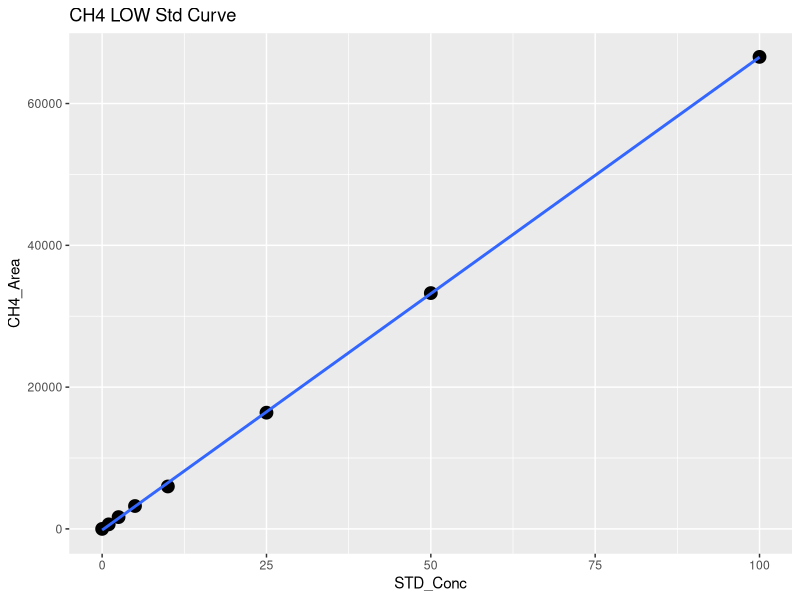
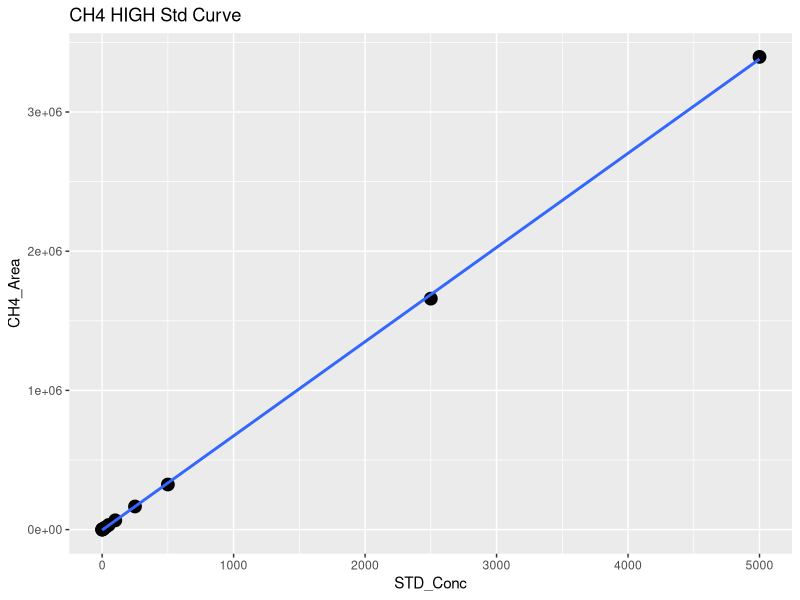
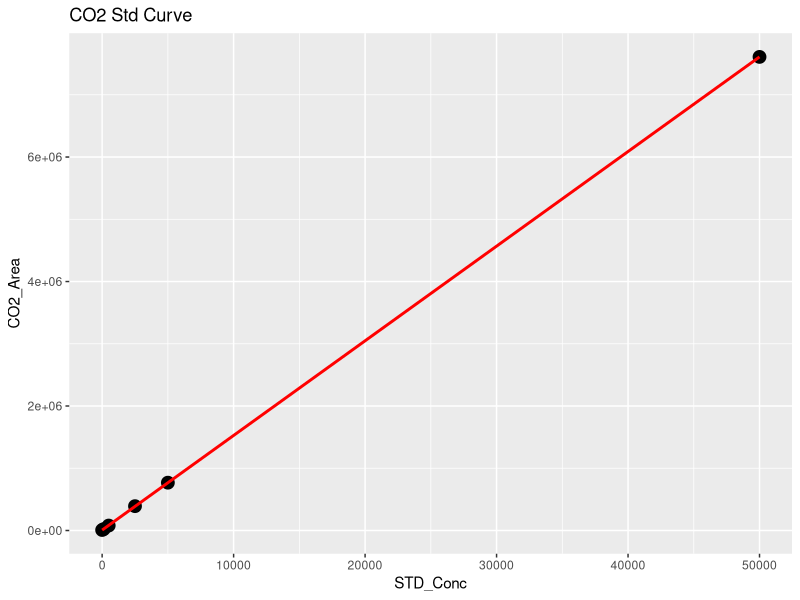
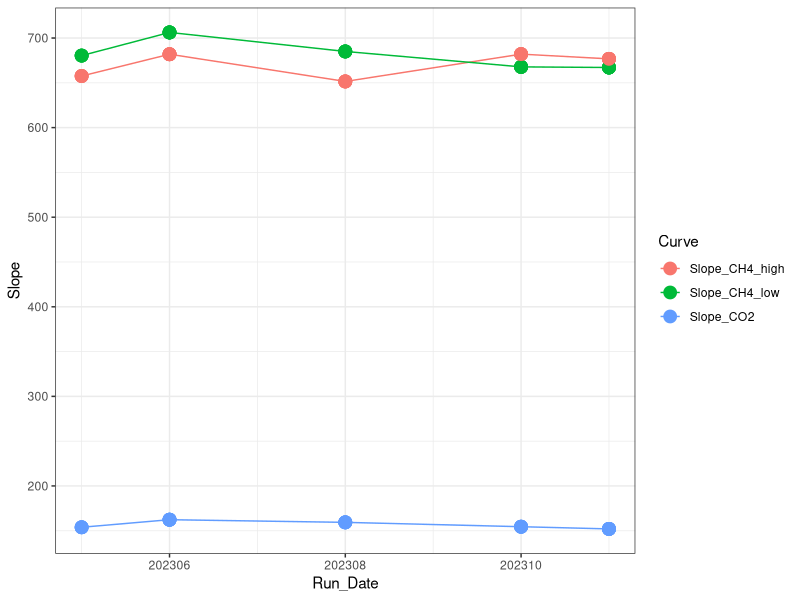

Reproduce these figures in R, in order. (Note: this script raises an error after producing the figures.)
## ---- chunk 1
library(dplyr)
library(ggplot2)
library(ggpubr)
library(stringr)
library(readxl)
library(tidyr)
library(tibble)
## ---- chunk 2

#Read in June Data 
raw <- read.csv("Raw Data/COMPASS_CBSYN_TGW_202311.csv")
head(raw)

#pull out methane standards
stds_ch4 <-  raw %>%  
  filter(str_detect(Sample_Type, "STD_CH4"))
#head(stds_ch4)

#split into high curve and low curve for CH4
stds_ch4_low <- stds_ch4  %>%  
  filter(!STD_Conc > 100)

#Low curve for CH4
CH4_Low <- ggplot(stds_ch4_low, aes(STD_Conc, CH4_Area)) + geom_point(size=4) + 
  geom_smooth(method = "lm", se = FALSE) + labs(title="CH4 LOW Std Curve")
CH4_Low

CH4_Low_lm <- lm(stds_ch4_low$CH4_Area ~ stds_ch4_low$STD_Conc)
summary(CH4_Low_lm)
cf <- coef(CH4_Low_lm)

#create data frame with 1 rows and 0 columns
Slope_CH4_low <- data.frame(matrix(ncol = 0, nrow = 1))
Slope_CH4_low$Curve <- "Slope_CH4_low"
Slope_CH4_low$R2 <- summary(CH4_Low_lm)$adj.r.squared
Slope_CH4_low$Slope <- cf[2]
Slope_CH4_low$Intercept <- cf[1]
#head(Slope_CH4_low)

#High curve for CH4
CH4_High <- ggplot(stds_ch4, aes(STD_Conc, CH4_Area)) + geom_point(size=4) + 
  geom_smooth(method = "lm", se = FALSE) + labs(title="CH4 HIGH Std Curve")
CH4_High

stds_ch4_lm <- lm(stds_ch4$CH4_Area ~ stds_ch4$STD_Conc)
summary(stds_ch4_lm)
cf <- coef(stds_ch4_lm)

#create data frame with 1 rows and 0 columns
Slope_CH4_high <- data.frame(matrix(ncol = 0, nrow = 1))
Slope_CH4_high$Curve <- "Slope_CH4_high"
Slope_CH4_high$R2 <- summary(stds_ch4_lm)$adj.r.squared
Slope_CH4_high$Slope <- cf[2]
Slope_CH4_high$Intercept <- cf[1]
#head(Slope_CH4_high)

#pull out co2 standards
stds_co2 <-  raw %>%  
  filter(str_detect(Sample_Type, "STD_CO2"))
#head(stds_co2)

#CO2 Curve
CO2_stds <- ggplot(stds_co2, aes(STD_Conc, CO2_Area)) + geom_point(size=4) + 
  geom_smooth(method = "lm", se = FALSE, color="red") + labs(title="CO2 Std Curve")
CO2_stds

stds_co2_lm <- lm(stds_co2$CO2_Area ~ stds_co2$STD_Conc)
summary(stds_co2_lm)
cf <- coef(stds_co2_lm)

#create data frame with 1 rows and 0 columns
Slope_CO2 <- data.frame(matrix(ncol = 0, nrow = 1))
Slope_CO2$Curve <- "Slope_CO2"
Slope_CO2$R2 <- summary(stds_co2_lm)$adj.r.squared
Slope_CO2$Slope <- cf[2]
Slope_CO2$Intercept <- cf[1]
#head(Slope_CO2)

#pull all the slopes together into one dataframe 
Slopes <- rbind(Slope_CH4_low, Slope_CH4_high, Slope_CO2)
#head(Slopes)

Slopes$Run_Date <- c(202311, 202311, 202311)

log <- read.csv("Raw Data/COMPASS_Synoptic_Varian_TGAS_QAQC_2023.csv")
head(log)
log <- log[ ,-c(1)]
log <- rbind(log, Slopes)

Slopes_chk <- ggplot(log, aes(Run_Date, Slope, col=Curve)) + geom_point(size=4) + geom_line() + theme_bw()
Slopes_chk

write.csv(log, "Raw Data/COMPASS_Synoptic_Varian_TGAS_QAQC_2023.csv")
## ---- chunk 3
#head(raw)

#pull out methane standards
Samples <-  raw %>%  
  filter(!str_detect(Sample_Type, "STD_CH4")) %>%  
  filter(!str_detect(Sample_Type, "STD_CO2")) %>%  
  filter(!str_detect(Sample_Type, "Blank")) %>%  
  filter(!str_detect(Sample_Type, "Chk_STD")) %>%  
   filter(!str_detect(Sample_Type, "CHKSTD")) %>%
  filter(!str_detect(Sample_Type, "CHK_STD")) %>%
    filter(!str_detect(Sample_ID, "Blank")) %>%  
  filter(!str_detect(Sample_ID, "CHKSTD")) %>% 
  filter(!str_detect(Sample_Type, "NA"))
#head(Samples)

#Now flag any areas that are above the 100ppm area for CH4
Samples$CH4_Curve <- ifelse(Samples$CH4_Area >71000, "High", "Low")
#head(Samples)

#Calculate CH4 concentrations in ppm
Samples$CH4_Conc_ppm <- ifelse(Samples$CH4_Area >71000, (Samples$CH4_Area-Slope_CH4_high$Intercept)/Slope_CH4_high$Slope,                                       (Samples$CH4_Area-Slope_CH4_low$Intercept)/Slope_CH4_low$Slope )

#Calculate CO2 concentrations in ppm 
Samples$CO2_Conc_ppm <- ((Samples$CO2_Area-Slope_CO2$Intercept)/Slope_CO2$Slope) 

#head(Samples)

##########make flags for any dilutions needed 
#highest CH4 standard = 10000
#highest CO2 standard = 50000

Samples$CH4_Flag <- ifelse(Samples$CH4_Conc_ppm >10000, "Needs Dilution", "Within Range")
Samples$CO2_Flag <- ifelse(Samples$CO2_Conc_ppm >50000, "Needs Dilution", "Within Range")
#head(Samples)

## ---- chunk 4

chks <-  raw %>%  
  filter(!str_detect(Sample_Type, "STD_CH4")) %>%  
  filter(!str_detect(Sample_Type, "STD_CO2")) %>%  
  filter(!str_detect(Sample_Type, "Blank")) %>%  
  filter(!str_detect(Sample_Type, "Unknown")) %>%  
  filter(!str_detect(Sample_Type, "NA"))
#head(chks)

#Calculate CH4 concentrations in ppm
chks$CH4_Conc_ppm <- ifelse(chks$CH4_Area >71000, 
                      (chks$CH4_Area-Slope_CH4_high$Intercept)/Slope_CH4_high$Slope,                                       (chks$CH4_Area-Slope_CH4_low$Intercept)/Slope_CH4_low$Slope )

#Calculate CO2 concentrations in ppm 
chks$CO2_Conc_ppm <- ((chks$CO2_Area-Slope_CO2$Intercept)/Slope_CO2$Slope)



#change this if check standard concentrations are different 
level_ch4 <- 5      #ppm
level_co2 <- 1000   #ppm

#calculate percent difference of check standards 
chks$Ch4_diff <- ((chks$CH4_Conc_ppm - level_ch4)/((chks$CH4_Conc_ppm + level_ch4)/2)) * 100
chks$CH4_diff_flag <-  ifelse(chks$Ch4_diff <10, 'YES', 'NO, rerun')

chks$CO2_diff <- ((chks$CO2_Conc_ppm - level_co2)/((chks$CO2_Conc_ppm + level_co2)/2)) * 100
chks$CO2_diff_flag <-  ifelse(chks$CO2_diff <10, 'YES', 'NO, rerun')

#now plot the Ch4 concentrations and the CO2 concentrations vs. the expected concentration 
#then also make the color the percent difference between the expected and observed concentration 

ch4_chk <-  ggplot(data = chks, aes(x = Sample_ID, y = CH4_Conc_ppm, fill=CH4_diff_flag)) +
       geom_bar(stat = 'identity') + 
        scale_fill_manual(values=c( "darkgreen", "darkgrey"))+
        #scale_fill_gradient2(low='red', mid='white', high='blue', space='Lab') + 
        theme_classic() + labs(x= " ", y="CH4  (ppm)", title="Check Stds: CH4") + 
        theme(legend.position="bottom") +  geom_hline(yintercept=level_ch4, linetype="dashed", 
                color = "black", size=1)


co2_chk <-  ggplot(data = chks, aes(x = Sample_ID, y = CO2_Conc_ppm, fill=CO2_diff_flag)) +
       geom_bar(stat = 'identity') + 
        scale_fill_manual(values=c("darkgreen", "darkgrey"))+
        #scale_fill_gradient2(low='red', mid='white', high='blue', space='Lab') + 
        theme_classic() + labs(x= " ", y="CO2  (ppm)", title="Check Stds: CO2") + 
        theme(legend.position="bottom") +  geom_hline(yintercept=level_co2, linetype="dashed", 
                color = "black", size=1)

ggarrange(ch4_chk, co2_chk, nrow=1, ncol=2)


## ---- chunk 5

#multiply the concentration by the dilution factor
Samples$CH4_Conc_ppm_dilcorr <- (Samples$CH4_Conc_ppm * Samples$Dilution_Factor)

Samples$CO2_Conc_ppm_dilcorr <- (Samples$CO2_Conc_ppm * Samples$Dilution_Factor)

#check results
#head(Samples)

#quick first look at the samples 
ch4_samples <-  ggplot(data = Samples, aes(x = Sample_ID, y = CH4_Conc_ppm, fill=CH4_Flag)) +
       geom_bar(stat = 'identity') + 
        scale_fill_manual(values=c( "darkgreen", "red"))+
        #scale_fill_gradient2(low='red', mid='white', high='blue', space='Lab') + 
        theme_classic() + labs(x= " ", y="CH4 (ppm)", title="CH4: Green = Within Range") + 
        theme(legend.position="none") + 
        facet_grid(~Sample_Month)


co2_samples <-  ggplot(data = Samples, aes(x = Sample_ID, y = CO2_Conc_ppm, fill=CO2_Flag)) +
       geom_bar(stat = 'identity') + 
        scale_fill_manual(values=c("darkgreen", "red"))+
        #scale_fill_gradient2(low='red', mid='white', high='blue', space='Lab') + 
        theme_classic() + labs(x= " ", y="CO2 (ppm)", title="CO2: Green = Within Range") + 
        theme(legend.position="none") + 
        facet_grid(~Sample_Month)

ggarrange(ch4_samples, co2_samples, nrow=1, ncol=2)


## ---- chunk 6

#check results
head(Samples)

#pull out what we need 
Samples1 <- Samples[ ,c(1:3,5:9,13, 18:21)]
head(Samples1)

Samples1 <- Samples1 %>%
  separate(Sample_ID, into = c("Site", "Gas_Sample", "Zone", "Tree_Code", "Replicate"), sep = "_", remove = FALSE) %>%
  mutate(Tree_Code = "SF") %>%
  mutate(Tree_Info = case_when(
    Tree_Code == "DS" ~ "Dead Standing",
    Tree_Code == "SF" ~ "Sapflow Monitoring",
    TRUE ~ "Other"  # Optional: handles any values that aren't DS or SF
  )) %>%
  mutate(Status = case_when(
    Tree_Code == "DS" ~ "Dead Standing",
    Tree_Code == "SF" ~ "Living",
    TRUE ~ "Other"  
  )) %>%
  mutate(Project = "COMPASS: Synoptic", 
         Region = "CB") %>%
  rename( Year = Sample_Year,
          Month = Sample_Month,
          CH4_ppm = CH4_Conc_ppm_dilcorr , 
          CO2_ppm = CO2_Conc_ppm_dilcorr )  %>%
  mutate(CH4_Flag = case_when(
    CH4_Flag == "Needs_Dilution" ~ "Over Std Curve Range",
    TRUE ~ "Within Std Curve Range"  
  )) %>%
  mutate(CO2_Flag = case_when(
    CO2_Flag == "Needs_Dilution" ~ "Over Std Curve Range",
    TRUE ~ "Within Std Curve Range"  
  ))

final <- Samples1 %>%
  select( "Project", "Region" , "Year","Month" ,"Site", "Zone", "Gas_Sample",
          "Sample_ID", "Tree_Code", "Replicate", "Status", "Tree_Info",
          "CH4_ppm", "CH4_Flag", "CO2_ppm", "CO2_Flag")

write.csv(final, "Processed Data/COMPASS_Synoptic_TGW_202311_Processed.csv")

